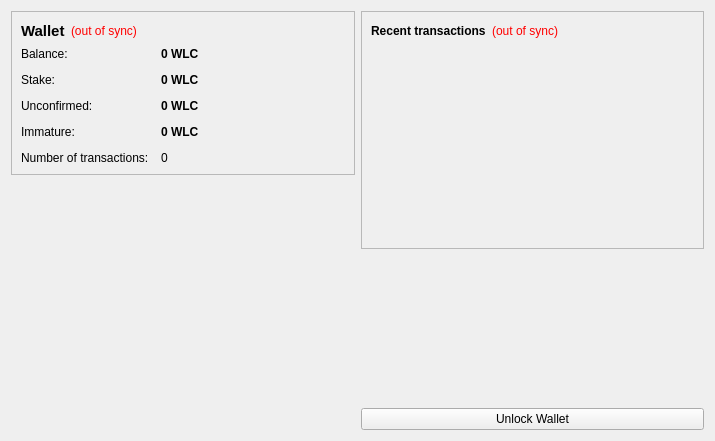
<?xml version="1.0" encoding="UTF-8"?>
<ui version="4.0">
 <class>OverviewPage</class>
 <widget class="QWidget" name="OverviewPage">
  <property name="geometry">
   <rect>
    <x>0</x>
    <y>0</y>
    <width>715</width>
    <height>441</height>
   </rect>
  </property>
  <property name="windowTitle">
   <string>Form</string>
  </property>
  <layout class="QHBoxLayout" name="horizontalLayout" stretch="1,1">
   <item>
    <layout class="QVBoxLayout" name="verticalLayout_2">
     <item>
      <widget class="QFrame" name="frame">
       <property name="frameShape">
        <enum>QFrame::StyledPanel</enum>
       </property>
       <property name="frameShadow">
        <enum>QFrame::Raised</enum>
       </property>
       <layout class="QVBoxLayout" name="verticalLayout_4">
        <item>
         <layout class="QHBoxLayout" name="horizontalLayout_4">
          <item>
           <widget class="QLabel" name="label_5">
            <property name="font">
             <font>
              <pointsize>11</pointsize>
              <weight>75</weight>
              <bold>true</bold>
             </font>
            </property>
            <property name="text">
             <string>Wallet</string>
            </property>
           </widget>
          </item>
          <item>
           <widget class="QLabel" name="labelWalletStatus">
            <property name="toolTip">
             <string>The displayed information may be out of date. Your wallet automatically synchronizes with the WallCoin network after a connection is established, but this process has not completed yet.</string>
            </property>
            <property name="styleSheet">
             <string notr="true">QLabel { color: red; }</string>
            </property>
            <property name="text">
             <string notr="true">(out of sync)</string>
            </property>
            <property name="alignment">
             <set>Qt::AlignLeading|Qt::AlignLeft|Qt::AlignVCenter</set>
            </property>
           </widget>
          </item>
          <item>
           <spacer name="horizontalSpacer_2">
            <property name="orientation">
             <enum>Qt::Horizontal</enum>
            </property>
            <property name="sizeHint" stdset="0">
             <size>
              <width>40</width>
              <height>20</height>
             </size>
            </property>
           </spacer>
          </item>
         </layout>
        </item>
        <item>
         <layout class="QFormLayout" name="formLayout_2">
          <property name="fieldGrowthPolicy">
           <enum>QFormLayout::AllNonFixedFieldsGrow</enum>
          </property>
          <property name="horizontalSpacing">
           <number>12</number>
          </property>
          <property name="verticalSpacing">
           <number>12</number>
          </property>
          <item row="0" column="0">
           <widget class="QLabel" name="label">
            <property name="text">
             <string>Balance:</string>
            </property>
           </widget>
          </item>
          <item row="0" column="1">
           <widget class="QLabel" name="labelBalance">
            <property name="font">
             <font>
              <weight>75</weight>
              <bold>true</bold>
             </font>
            </property>
            <property name="cursor">
             <cursorShape>IBeamCursor</cursorShape>
            </property>
            <property name="toolTip">
             <string>Your current balance</string>
            </property>
            <property name="text">
             <string notr="true">0 WLC</string>
            </property>
            <property name="textInteractionFlags">
             <set>Qt::LinksAccessibleByMouse|Qt::TextSelectableByKeyboard|Qt::TextSelectableByMouse</set>
            </property>
           </widget>
          </item>
          <item row="1" column="0">
           <widget class="QLabel" name="label_6">
            <property name="text">
             <string>Stake:</string>
            </property>
           </widget>
          </item>
          <item row="1" column="1">
           <widget class="QLabel" name="labelStake">
            <property name="font">
             <font>
              <weight>75</weight>
              <bold>true</bold>
             </font>
            </property>
            <property name="cursor">
             <cursorShape>IBeamCursor</cursorShape>
            </property>
            <property name="toolTip">
             <string>Total of coins that was staked, and do not yet count toward the current balance</string>
            </property>
            <property name="text">
             <string notr="true">0 WLC</string>
            </property>
            <property name="textInteractionFlags">
             <set>Qt::LinksAccessibleByMouse|Qt::TextSelectableByKeyboard|Qt::TextSelectableByMouse</set>
            </property>
           </widget>
          </item>
          <item row="2" column="0">
           <widget class="QLabel" name="label_3">
            <property name="text">
             <string>Unconfirmed:</string>
            </property>
           </widget>
          </item>
          <item row="2" column="1">
           <widget class="QLabel" name="labelUnconfirmed">
            <property name="font">
             <font>
              <weight>75</weight>
              <bold>true</bold>
             </font>
            </property>
            <property name="cursor">
             <cursorShape>IBeamCursor</cursorShape>
            </property>
            <property name="toolTip">
             <string>Total of transactions that have yet to be confirmed, and do not yet count toward the current balance</string>
            </property>
            <property name="text">
             <string notr="true">0 WLC</string>
            </property>
            <property name="textInteractionFlags">
             <set>Qt::LinksAccessibleByMouse|Qt::TextSelectableByKeyboard|Qt::TextSelectableByMouse</set>
            </property>
           </widget>
          </item>
          <item row="3" column="0">
           <widget class="QLabel" name="labelImmatureText">
            <property name="text">
             <string>Immature:</string>
            </property>
           </widget>
          </item>
          <item row="3" column="1">
           <widget class="QLabel" name="labelImmature">
            <property name="font">
             <font>
              <weight>75</weight>
              <bold>true</bold>
             </font>
            </property>
            <property name="toolTip">
             <string>Mined balance that has not yet matured</string>
            </property>
            <property name="text">
             <string notr="true">0 WLC</string>
            </property>
            <property name="textInteractionFlags">
             <set>Qt::LinksAccessibleByMouse|Qt::TextSelectableByKeyboard|Qt::TextSelectableByMouse</set>
            </property>
           </widget>
          </item>
          <item row="4" column="0">
           <widget class="QLabel" name="label_2">
            <property name="text">
             <string>Number of transactions:</string>
            </property>
           </widget>
          </item>
          <item row="4" column="1">
           <widget class="QLabel" name="labelNumTransactions">
            <property name="toolTip">
             <string>Total number of transactions in wallet</string>
            </property>
            <property name="text">
             <string notr="true">0</string>
            </property>
           </widget>
          </item>
         </layout>
        </item>
       </layout>
      </widget>
     </item>
     <item>
      <spacer name="verticalSpacer">
       <property name="orientation">
        <enum>Qt::Vertical</enum>
       </property>
       <property name="sizeHint" stdset="0">
        <size>
         <width>20</width>
         <height>40</height>
        </size>
       </property>
      </spacer>
     </item>
     <item>
      <widget class="QLabel" name="label_6">
       <property name="text">
        <string/>
       </property>
       <property name="pixmap">
        <pixmap resource="../bitcoin.qrc">:/images/backg</pixmap>
       </property>
       <property name="scaledContents">
        <bool>false</bool>
       </property>
       <property name="alignment">
        <set>Qt::AlignCenter</set>
       </property>
       <property name="margin">
        <number>-2</number>
       </property>
      </widget>
     </item>
    </layout>
   </item>
   <item>
    <layout class="QVBoxLayout" name="verticalLayout_3">
     <item>
      <widget class="QFrame" name="frame_2">
       <property name="frameShape">
        <enum>QFrame::StyledPanel</enum>
       </property>
       <property name="frameShadow">
        <enum>QFrame::Raised</enum>
       </property>
       <layout class="QVBoxLayout" name="verticalLayout">
        <item>
         <layout class="QHBoxLayout" name="horizontalLayout_2">
          <item>
           <widget class="QLabel" name="label_4">
            <property name="text">
             <string>&lt;b&gt;Recent transactions&lt;/b&gt;</string>
            </property>
           </widget>
          </item>
          <item>
           <widget class="QLabel" name="labelTransactionsStatus">
            <property name="toolTip">
             <string>The displayed information may be out of date. Your wallet automatically synchronizes with the WallCoin network after a connection is established, but this process has not completed yet.</string>
            </property>
            <property name="styleSheet">
             <string notr="true">QLabel { color: red; }</string>
            </property>
            <property name="text">
             <string notr="true">(out of sync)</string>
            </property>
            <property name="alignment">
             <set>Qt::AlignRight|Qt::AlignTrailing|Qt::AlignVCenter</set>
            </property>
           </widget>
          </item>
          <item>
           <spacer name="horizontalSpacer">
            <property name="orientation">
             <enum>Qt::Horizontal</enum>
            </property>
            <property name="sizeHint" stdset="0">
             <size>
              <width>40</width>
              <height>20</height>
             </size>
            </property>
           </spacer>
          </item>
         </layout>
        </item>
        <item>
         <widget class="QListView" name="listTransactions">
          <property name="styleSheet">
           <string notr="true">QListView { background: transparent; }</string>
          </property>
          <property name="frameShape">
           <enum>QFrame::NoFrame</enum>
          </property>
          <property name="verticalScrollBarPolicy">
           <enum>Qt::ScrollBarAlwaysOff</enum>
          </property>
          <property name="horizontalScrollBarPolicy">
           <enum>Qt::ScrollBarAlwaysOff</enum>
          </property>
          <property name="selectionMode">
           <enum>QAbstractItemView::NoSelection</enum>
          </property>
         </widget>
        </item>
       </layout>
      </widget>
     </item>
     <item>
      <spacer name="verticalSpacer_2">
       <property name="orientation">
        <enum>Qt::Vertical</enum>
       </property>
       <property name="sizeHint" stdset="0">
        <size>
         <width>20</width>
         <height>40</height>
        </size>
       </property>
      </spacer>
     </item>
     <item>
      <widget class="QPushButton" name="unlockWalletButton">
       <property name="text">
        <string>Unlock Wallet</string>
       </property>
      </widget>
     </item>
    </layout>
   </item>
  </layout>
 </widget>
 <resources>
  <include location="../bitcoin.qrc"/>
 </resources>
 <connections/>
</ui>
